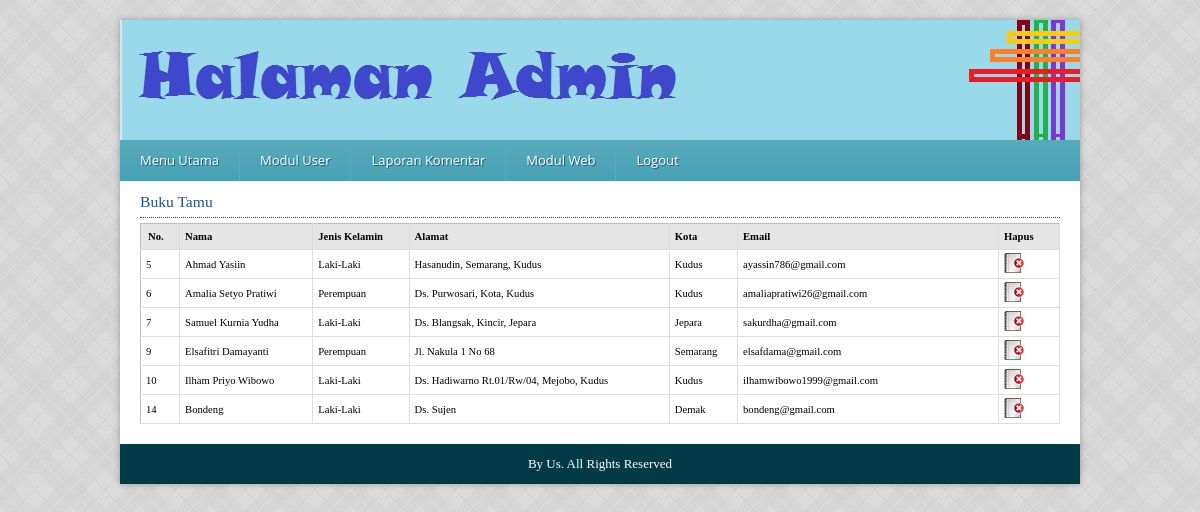
/administrator/media.php?module=bukutamu (signed in), run on the app's committed database.
### tables this page shows
CREATE TABLE `buku_tamu` (
  `no_tamu` int(3) NOT NULL AUTO_INCREMENT,
  `nama` varchar(50) NOT NULL,
  `kelamin` varchar(10) NOT NULL,
  `alamat` varchar(50) NOT NULL,
  `kota` varchar(15) NOT NULL,
  `email` varchar(50) NOT NULL,
  PRIMARY KEY (`no_tamu`),
  UNIQUE KEY `nama` (`nama`)
);

### administrator/modul/mod_bukutamu/bukutamu.php (the view, shortened to what this page needs)
<?php
if (empty($_SESSION['namauser']) AND empty($_SESSION['passuser'])){
	echo "<center>Untuk mengakses Modul, Anda Harus Login!<br />
	<a href='../../index.php'>LOGIN</a></center>";
}
else {
	$aksi="modul/mod_bukutamu/aksi_bukutamu.php";
	switch($_GET['act']){
	default:
		echo "<h2>Buku Tamu</h2>
		<table class='list'>
		<thead>
		<tr>
			<td class='left'>No.</td>
			<td>Nama</td>
			<td>Jenis Kelamin</td>
			<td>Alamat</td>
			<td>Kota</td>
			<td>Email</td>
			<td>Hapus</td>
		</tr></thead>";
		$tampil=mysql_query("SELECT * FROM buku_tamu ORDER BY no_tamu");
		while($r=mysql_fetch_array($tampil)){
			echo "<tr>
					<td>$r[no_tamu]</td>
					<td>$r[nama]</td>
					<td>$r[kelamin]</td>
					<td>$r[alamat]</td>
					<td>$r[kota]</td>
					<td width='250'>$r[email]</td>
					<td width=50><a href=$aksi?module=bukutamu&act=hapusbukutamu&id=$r[no_tamu]><img src='images/btn_delete.png' /></a></td></tr>";
		}
		echo "</table>";
	break;
	}
}
?>

### administrator/media.php (shortened to what this page needs)
<?php
if (empty($_SESSION['namauser']) AND empty($_SESSION['passuser'])){
  echo "<center>Untuk mengakses modul, Anda harus login !<br />
		<a href=index.php><b>LOGIN</b></a></center>";
}
else{
?>
<!DOCTYPE html>
<html>
<head>
	<link type="text/css" rel="stylesheet" href="css/style2.css" />
	<link type="text/css" rel="stylesheet" href="css/nav.css" />
</head>
<body>
<div id="wrapper">
	<div id="header"></div>
	<nav class="main-nav clearfix">
        <div class="menu-div">
			<ul>
				<li>
					<a href="media.php?module=home">Menu Utama</a>
				</li>
				<li>
					<a href="#">Modul User</a>
				</li>
				<li><a href="media.php?module=laporan">Laporan Komentar</a></li>
				<li>
					<a href="#">Modul Web</a>
				</li>
				<li><a href="logout.php">Logout</a></li>
			</ul>
		</div>
    </nav>
	<div id="content"><?php include "content.php"; ?></div>
	<div id="footer">
		<p> By Us. All Rights Reserved</p>
	</div>
</div>
</body>
</html>
<?php
}
?>

### administrator/content.php (shortened to what this page needs)
<?php
include "../config/library.php";
if ($_GET['module']=='home'){
if ($_SESSION['leveluser']=='admin'){
	$jam=date("H:i:s");
	$tgl=tgl_indo(date("Y m d"));
	echo "<br /><p align=center>Hai <b>$_SESSION[namalengkap]</b>, Anda Login sebagai Admin.
			  Silahkan klik menu pilihan yang berada di bagian Navigasi untuk mengelola Modul Aplikasi. <br /> <b>$hari_ini, $tgl, $jam </b>WIB</p><br />";
	echo "<table class='list'>
	<thead>
	<tr><td class='center' colspan=5><center>Control Panel</center></td></tr>
	</thead>
	<tr>
		  <td width=120 align='center'><a href='media.php?module=password'><img src='images/password.png' border='none' /><br /><b>Ganti Password</b></a></td>
		  <td width=120 align='center'><a href='media.php?module=profil'><img src='images/toko.png' border='none' /><br /><b>Profil Web</b></a></td>
		  <td width=120 align='center'><a href='media.php?module=kategori'><img src='images/kategori.png' border='none' /><br /><b>Kategori Tutorial</b></a></td>
	</tr>
	<tr>
		  <td width=120 align='center'><a href='media.php?module=laporan'><img src='images/laporan.png' border='none' /><br /><b>Laporan Komentar</b></a></td>
		  <td width=120 align='center'><a href='media.php?module=hubungi'><img src='images/hubungikami.png' border='none' /><br /><b>Hubungi Kami</b></a></td>
		  <td width=120 align='center'><a href='media.php?module=bukutamu'><img src='images/modul.png' border=none /><br /><b>Buku Tamu</b></a></td>
	</tr>
	<tr>
		  <td width=120 align='center'><a href='media.php?module=ym'><img src='images/yahoo.png' border='none' /><br /><b>Modul YM</b></a></td>
		  <td width=120 align='center'><a href='media.php?module=upload'><img src='images/upload.png' border='none' /><br /><b>Daftar Upload</b></a></td>
		  <td width=120 align='center'><a href='media.php?module=link'><img src='images/link.png' border='none' /><br /><b>Link Terkait</b></a></td>
	</tr>
	</table>";
	}
}
elseif ($_GET['module']=='password'){
	if ($_SESSION['leveluser']=='admin'){
		include "modul/mod_password/password.php";
	}
}
elseif ($_GET['module']=='kategori'){
	if ($_SESSION['leveluser']=='admin'){
		include "modul/mod_kategori/kategori.php";
	}
}
elseif ($_GET['module']=='profil'){
	if ($_SESSION['leveluser']=='admin'){
		include "modul/mod_profil/profil.php";
	}
}
elseif ($_GET['module']=='link'){
	if ($_SESSION['leveluser']=='admin'){
		include "modul/mod_link/link_terkait.php";
	}
}
elseif ($_GET['module']=='upload'){
	if ($_SESSION['leveluser']=='admin'){
		include "modul/mod_upload/upload.php";
	}
}
elseif ($_GET['module']=='bukutamu'){
	if ($_SESSION['leveluser']=='admin'){
		include "modul/mod_bukutamu/bukutamu.php";
	}
}
elseif ($_GET['module']=='hubungi'){
	if ($_SESSION['leveluser']=='admin'){
		include "modul/mod_hubungi/hubungi.php";
	}
}
elseif ($_GET['module']=='laporan'){
	if ($_SESSION['leveluser']=='admin'){
		include "modul/mod_laporan/laporan.php";
	}
}
else{
	echo "<p><b>MODUL BELUM ADA ATAU BELUM LENGKAP</b></p>";
}
?>

### administrator/css/style2.css (style rules this page uses)
* { margin: 0; padding: 0; }
body { background:url("../images/vichy.png") #ccc; font-family: Tahoma, Arial, Helvetica, sans-serif; font-size: 12px; }
#wrapper { background-color : #fff; width : 960px; margin : 20px auto 10px; -webkit-box-shadow: 0px 0px 6px 0px rgba(0, 0, 0, 0.3); box-shadow: 0px 0px 6px 0px rgba(0, 0, 0, 0.3); }
#header { background : url("../images/header-bga.png") #fff; width : 100%; height : 120px; }
#content { margin: 0 20px; padding: 5px 0 0; background-color:#fff; }
#footer { background-color : #023b47; height : 40px; line-height : 40px; text-align : center; color : #fff; clear : both; font-family : calibri; }
a:link,a:visited { color:#265180; }
h2 { font: normal 120% Georgia; line-height: 200%; color: #265180; background-color: transparent; border-bottom: 1px dotted #265180; margin-bottom:5px; }
.list { border-collapse: collapse; width: 100%; border-top: 1px solid #BFBFBF; border-left: 1px solid #BFBFBF; margin-bottom: 20px; font-family: Tahoma; font-size: 8pt; padding-top:5px; }
.list td { border-right: 1px solid #DDDDDD; border-bottom: 1px solid #DDDDDD; }
.list thead td { background-color: #E5E5E5; padding: 5px 5px; text-transform: capitalize; }
.list thead td a, .list thead td { text-decoration: none; color: #000000; font-weight: bold; }
.list tbody a { text-decoration: none; }
.list tbody td { vertical-align: middle; padding: 3px 5px; }
.list .left { text-align: left; padding: 7px; }

### administrator/css/nav.css (style rules this page uses)
* { margin: 0; padding: 0; border: 0; font-size: 100%; font: inherit; vertical-align: baseline; }
ol, ul { list-style: none; }
body { font: 13px 'Open Sans', Arial, Helvetica, sans-serif; }
a { color: #4c595c; text-decoration: none; }
.main-nav { position: relative; min-height: 41px; height:auto !important; height: 41px; width: 100%; padding: 0px 0px 0px 0px; background-color:#46a1b4; background-clip: padding-box; -moz-background-clip: padding-box; -webkit-background-clip: padding; background-image: -webkit-gradient(linear, left top, left bottom, from(rgba(255,255,255,.1)), to(rgba(0,0,0,0))); background-image: -webkit-linear-gradient(top, rgba(255,255,255,.1), rgba(0,0,0,0)); background-image: -moz-linear-gradient(top, rgba(255,255,255,.1), rgba(0,0,0,0)); background-image: -ms-linear-gradient(top, rgba(255,255,255,.1), rgba(0,0,0,0)); background-image: -o-linear-gradient(top, rgba(255,255,255,.1), rgba(0,0,0,0)); background-image: linear-gradient(top, rgba(255,255,255,.1), rgba(0,0,0,0)); }
.main-nav > div { float: left; }
.main-nav > div > ul { float: left; }
.main-nav > div > ul > li { float: left; border-right: 1px solid #54aec2; position: relative; }
.main-nav > div > ul > li:first-child { border-top-left-radius: 3px; -moz-border-radius-topleft: 3px; -webkit-border-top-left-radius: 3px; }
.main-nav > div > ul > li:last-child { border: none; }
.main-nav > div ul li a { display: inline-block; padding: 0px 20px; font-size: 13px; line-height: 41px; text-align: center; color: #fff; text-shadow: 1px 1px 0px #20606d; }

### data on the page
buku_tamu: no_tamu "5", nama "Ahmad Yasiin", kelamin "Laki-Laki", alamat "Hasanudin, Semarang, Kudus", kota "Kudus", email "ayassin786@gmail.com"
buku_tamu: no_tamu "6", nama "Amalia Setyo Pratiwi", kelamin "Perempuan", alamat "Ds. Purwosari, Kota, Kudus", kota "Kudus", email "amaliapratiwi26@gmail.com"
buku_tamu: no_tamu "7", nama "Samuel Kurnia Yudha", kelamin "Laki-Laki", alamat "Ds. Blangsak, Kincir, Jepara", kota "Jepara", email "sakurdha@gmail.com"
buku_tamu: no_tamu "9", nama "Elsafitri Damayanti", kelamin "Perempuan", alamat "Jl. Nakula 1 No 68", kota "Semarang", email "elsafdama@gmail.com"
buku_tamu: no_tamu "10", nama "Ilham Priyo Wibowo", kelamin "Laki-Laki", alamat "Ds. Hadiwarno Rt.01/Rw/04, Mejobo, Kudus", kota "Kudus", email "ilhamwibowo1999@gmail.com"
buku_tamu: no_tamu "14", nama "Bondeng", kelamin "Laki-Laki", alamat "Ds. Sujen", kota "Demak", email "bondeng@gmail.com"
